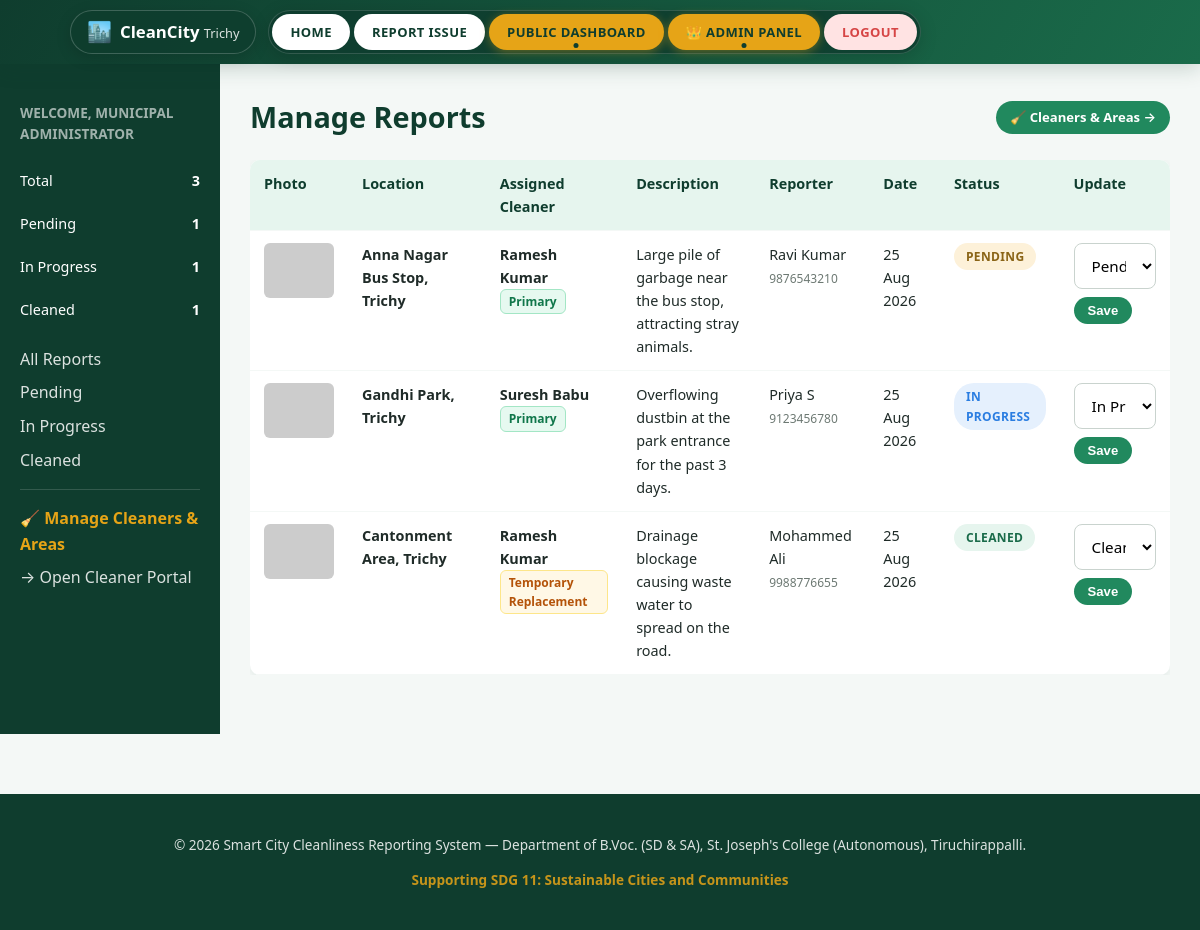
Page /admin/dashboard.php (signed in) on the committed database.
### tables this page shows
CREATE TABLE IF NOT EXISTS reports (
    report_id INT AUTO_INCREMENT PRIMARY KEY,
    reporter_name VARCHAR(100) NOT NULL,
    reporter_contact VARCHAR(50),
    description TEXT NOT NULL,
    location_area VARCHAR(255) NOT NULL,
    latitude DECIMAL(10, 8) DEFAULT NULL,
    longitude DECIMAL(11, 8) DEFAULT NULL,
    photo_path VARCHAR(255) NOT NULL,
    status ENUM('Pending', 'In Progress', 'Cleaned') NOT NULL DEFAULT 'Pending',
    assigned_cleaner_id INT NULL DEFAULT NULL,
    assigned_cleaner_name VARCHAR(100) NULL DEFAULT NULL,
    assignment_type ENUM('Primary', 'Replacement', 'Unassigned') NOT NULL DEFAULT 'Unassigned',
    admin_remarks TEXT,
    submitted_at TIMESTAMP DEFAULT CURRENT_TIMESTAMP,
    updated_at TIMESTAMP DEFAULT CURRENT_TIMESTAMP ON UPDATE CURRENT_TIMESTAMP,
    FOREIGN KEY (assigned_cleaner_id) REFERENCES cleaners(cleaner_id) ON DELETE SET NULL
);

### admin/dashboard.php (the view, shortened to what this page needs)
<?php
require_once '../config/db.php';
$statusFilter = $_GET['status'] ?? '';
$sql = "SELECT * FROM reports WHERE 1=1";
$sql .= " ORDER BY submitted_at DESC";
$stmt = $conn->prepare($sql);
$stmt->execute();
$result = $stmt->get_result();
$total = $conn->query("SELECT COUNT(*) c FROM reports")->fetch_assoc()['c'];
$pending = $conn->query("SELECT COUNT(*) c FROM reports WHERE status='Pending'")->fetch_assoc()['c'];
$progress = $conn->query("SELECT COUNT(*) c FROM reports WHERE status='In Progress'")->fetch_assoc()['c'];
$cleaned = $conn->query("SELECT COUNT(*) c FROM reports WHERE status='Cleaned'")->fetch_assoc()['c'];
require_once '../includes/header.php';
?>
<div class="admin-shell">
    <aside class="admin-sidebar">
        <h3>Welcome, <?php echo htmlspecialchars($_SESSION['admin_name']); ?></h3>
        <div class="stat-mini"><span>Total</span><strong><?php echo $total; ?></strong></div>
        <div class="stat-mini"><span>Pending</span><strong><?php echo $pending; ?></strong></div>
        <div class="stat-mini"><span>In Progress</span><strong><?php echo $progress; ?></strong></div>
        <div class="stat-mini"><span>Cleaned</span><strong><?php echo $cleaned; ?></strong></div>
        <div style="padding:16px 20px;">
            <a href="?status=" style="color:#fff; opacity:0.85; display:block; margin-bottom:8px;">All Reports</a>
            <a href="?status=Pending" style="color:#fff; opacity:0.85; display:block; margin-bottom:8px;">Pending</a>
            <a href="?status=In+Progress" style="color:#fff; opacity:0.85; display:block; margin-bottom:8px;">In Progress</a>
            <a href="?status=Cleaned" style="color:#fff; opacity:0.85; display:block;">Cleaned</a>
            <hr style="border:0; border-top:1px solid rgba(255,255,255,0.15); margin:16px 0;">
            <a href="cleaners.php" style="color:var(--amber-500); font-weight:700; display:block; margin-bottom:8px;">🧹 Manage Cleaners &amp; Areas</a>
            <a href="../cleaner.php" style="color:#fff; opacity:0.85; display:block;">&rarr; Open Cleaner Portal</a>
        </div>
    </aside>
    <div class="admin-content">
        <div style="display:flex; justify-content:space-between; align-items:center; margin-bottom:20px; flex-wrap:wrap; gap:10px;">
            <h2 class="section-title" style="text-align:left; margin:0;">
                Manage Reports <?php echo $statusFilter ? ' — ' . htmlspecialchars($statusFilter) : ''; ?>
            </h2>
            <a href="cleaners.php" class="btn btn-secondary btn-small">🧹 Cleaners &amp; Areas &rarr;</a>
        </div>
        <?php if ($result->num_rows === 0): ?>
            <div class="empty-state">
                <div class="icon">🧹</div>
                <p>No reports in this category.</p>
            </div>
        <?php else: ?>
        <div style="overflow-x:auto;">
        <table class="admin-table">
            <thead>
                <tr>
                    <th>Photo</th>
                    <th>Location</th>
                    <th>Assigned Cleaner</th>
                    <th class="desc-cell">Description</th>
                    <th>Reporter</th>
                    <th>Date</th>
                    <th>Status</th>
                    <th>Update</th>
                </tr>
            </thead>
            <tbody>
                <?php while ($row = $result->fetch_assoc()):
                    $badgeClass = 'badge-' . str_replace(' ', '-', $row['status']);
                ?>
                <tr>
                    <td><img class="thumb" src="../<?php echo htmlspecialchars($row['photo_path']); ?>" alt="report photo"
                             onerror="this.src='https://via.placeholder.com/70x55/e6f5ee/1a6b4a?text=No+Img'"></td>
                    <td><strong><?php echo htmlspecialchars($row['location_area']); ?></strong></td>
                    <td>
                        <strong><?php echo htmlspecialchars($row['assigned_cleaner_name'] ?: 'Unassigned'); ?></strong><br>
                        <?php if ($row['assignment_type'] === 'Primary'): ?>
                            <span class="assignment-badge-primary">Primary</span>
                        <?php elseif ($row['assignment_type'] === 'Replacement'): ?>
                            <span class="assignment-badge-replacement">Temporary Replacement</span>
                        <?php else: ?>
                            <span style="font-size:11px; color:#9ca3af;">Unassigned</span>
                        <?php endif; ?>
                    </td>
                    <td class="desc-cell"><?php echo htmlspecialchars(mb_strimwidth($row['description'], 0, 90, '...')); ?></td>
                    <td><?php echo htmlspecialchars($row['reporter_name']); ?><br>
                        <small style="color:var(--gray-500);"><?php echo htmlspecialchars($row['reporter_contact']); ?></small></td>
                    <td><?php echo date('d M Y', strtotime($row['submitted_at'])); ?></td>
                    <td><span class="badge <?php echo $badgeClass; ?>"><?php echo htmlspecialchars($row['status']); ?></span></td>
                    <td>
                        <form class="status-form" action="update_status.php" method="POST">
                            <select name="status">
                                <option value="Pending" <?php echo $row['status'] === 'Pending' ? 'selected' : ''; ?>>Pending</option>
                                <option value="In Progress" <?php echo $row['status'] === 'In Progress' ? 'selected' : ''; ?>>In Progress</option>
                                <option value="Cleaned" <?php echo $row['status'] === 'Cleaned' ? 'selected' : ''; ?>>Cleaned</option>
                            </select>
                            <button type="submit" class="btn btn-secondary btn-small">Save</button>
                        </form>
                    </td>
                </tr>
                <?php endwhile; ?>
            </tbody>
        </table>
        </div>
        <?php endif; ?>
    </div>
</div>
<?php require_once '../includes/footer.php'; ?>

### assets/css/style.css (style rules this page uses)
:root { --green-900: #0f3d2e; --green-700: #1a6b4a; --green-600: #21895e; --green-500: #2ba86f; --green-100: #e6f5ee; --amber-500: #e6a417; --amber-100: #fdf1d9; --blue-500: #2a7de1; --blue-100: #e5f0fd; --red-500: #d64545; --gray-900: #1f2b28; --gray-700: #445048; --gray-500: #6d7973; --gray-300: #c9d3ce; --gray-100: #f4f8f6; --white: #ffffff; --radius: 10px; --shadow: 0 2px 10px rgba(15, 61, 46, 0.08); --shadow-lg: 0 8px 30px rgba(15, 61, 46, 0.14); }
* { box-sizing: border-box; }
body { margin: 0; font-family: 'Segoe UI', Roboto, -apple-system, sans-serif; color: var(--gray-900); background: var(--gray-100); line-height: 1.6; }
a { color: var(--green-700); text-decoration: none; }
.btn { display: inline-block; padding: 12px 26px; border-radius: 30px; font-weight: 600; font-size: 0.95rem; cursor: pointer; border: none; transition: transform 0.15s ease, box-shadow 0.15s ease; }
.btn-small { padding: 6px 14px; font-size: 0.82rem; border-radius: 20px; }
.btn-secondary { background: var(--green-600); color: var(--white); }
.section-title { text-align: center; font-size: 1.8rem; margin-bottom: 8px; color: var(--green-900); }
input[type=text], input[type=tel], input[type=email], input[type=number], input[type=password], input[type=file], textarea, select { width: 100%; padding: 11px 13px; border: 1px solid var(--gray-300); border-radius: 8px; font-size: 0.95rem; font-family: inherit; background: var(--white); }
.badge { display: inline-block; padding: 4px 12px; border-radius: 20px; font-size: 0.75rem; font-weight: 700; text-transform: uppercase; letter-spacing: 0.03em; }
.badge-Pending { background: var(--amber-100); color: #8a6416; }
.badge-InProgress, .badge-In-Progress { background: var(--blue-100); color: var(--blue-500); }
.badge-Cleaned { background: var(--green-100); color: var(--green-700); }
.admin-shell { display: flex; min-height: calc(100vh - 130px); }
.admin-sidebar { width: 220px; background: var(--green-900); color: var(--white); padding: 24px 0; flex-shrink: 0; }
.admin-sidebar h3 { padding: 0 20px; font-size: 0.85rem; text-transform: uppercase; opacity: 0.6; }
.admin-sidebar .stat-mini { padding: 10px 20px; display: flex; justify-content: space-between; font-size: 0.9rem; }
.admin-content { flex: 1; padding: 30px; }
table.admin-table { width: 100%; border-collapse: collapse; background: var(--white); border-radius: var(--radius); overflow: hidden; box-shadow: var(--shadow); }
table.admin-table th, table.admin-table td { padding: 12px 14px; text-align: left; border-bottom: 1px solid var(--gray-100); font-size: 0.9rem; vertical-align: top; }
table.admin-table th { background: var(--green-100); color: var(--green-900); }
table.admin-table img.thumb { width: 70px; height: 55px; object-fit: cover; border-radius: 6px; }
table.admin-table .desc-cell { max-width: 240px; }
.status-form { display: flex; gap: 8px; align-items: center; flex-wrap: wrap; }
.assignment-badge-primary { background: #e6f9f0; color: #0f764a; border: 1px solid #a3e6c5; padding: 2px 8px; border-radius: 6px; font-size: 0.75rem; font-weight: 700; display: inline-block; }
.assignment-badge-replacement { background: #fff8e6; color: #b45309; border: 1px solid #fde68a; padding: 2px 8px; border-radius: 6px; font-size: 0.75rem; font-weight: 700; display: inline-block; }

### rows in the picture
reports: location_area "Anna Nagar Bus Stop, Trichy", assigned_cleaner_name "Ramesh Kumar", assignment_type "Primary", description "Large pile of garbage near the bus stop, attracting stray animals.", reporter_name "Ravi Kumar", reporter_contact "9876543210", submitted_at "25 Aug 2026", status "PENDING", status "Pending"
reports: location_area "Gandhi Park, Trichy", assigned_cleaner_name "Suresh Babu", assignment_type "Primary", description "Overflowing dustbin at the park entrance for the past 3 days.", reporter_name "Priya S", reporter_contact "9123456780", submitted_at "25 Aug 2026", status "IN PROGRESS", status "In Progress"
reports: location_area "Cantonment Area, Trichy", assigned_cleaner_name "Ramesh Kumar", assignment_type "Temporary Replacement", description "Drainage blockage causing waste water to spread on the road.", reporter_name "Mohammed Ali", reporter_contact "9988776655", submitted_at "25 Aug 2026", status "CLEANED", status "Cleaned"

### other values in the picture
$_SESSION['admin_name'] "MUNICIPAL ADMINISTRATOR"
$total "3"
$pending "1"
$progress "1"
$cleaned "1"
